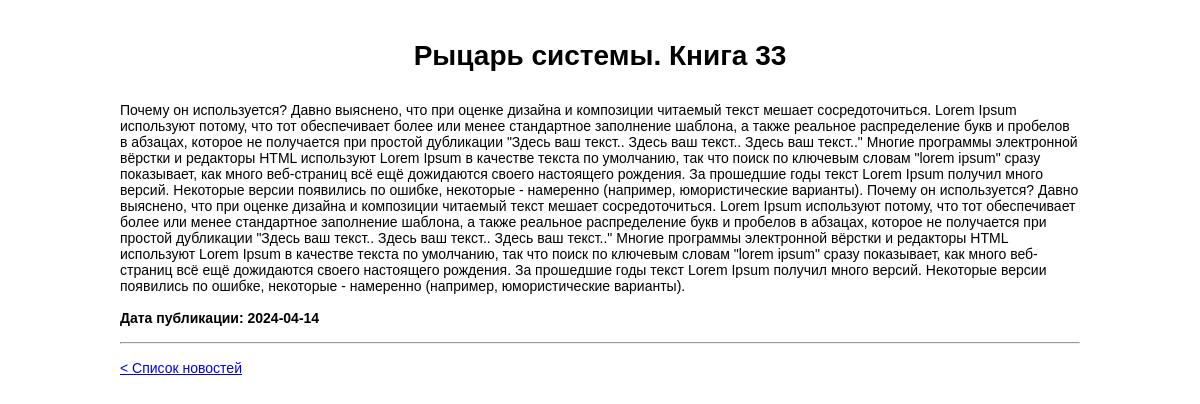
The app's page /reviews/5, older data.
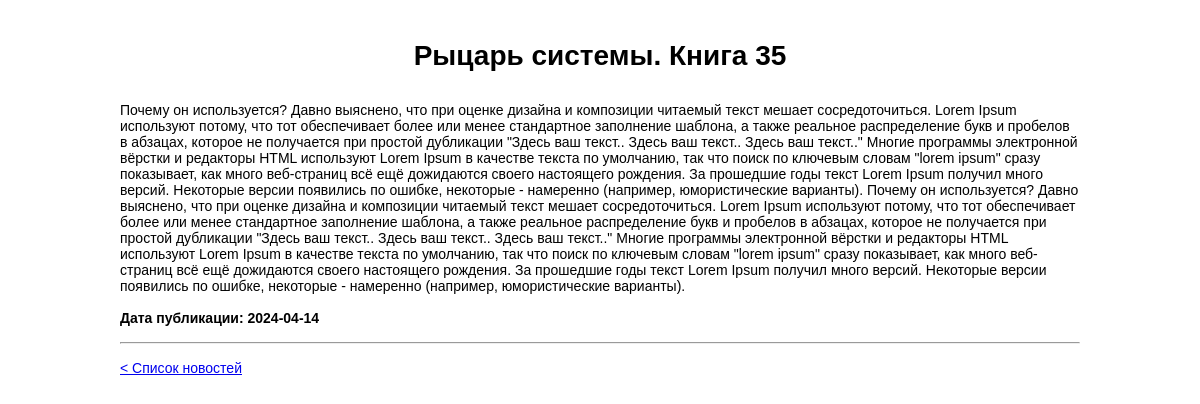
The same page, newer data.
### models.py (models this page shows)
class Review(db.Model):
    __tablename__ = 'reviews'
    id = db.Column(db.Integer, primary_key=True)
    title = db.Column(db.String(100), nullable=False)
    content = db.Column(db.Text, nullable=False)
    date = db.Column(db.Date, nullable=False)
    user_id = db.Column(db.Integer, db.ForeignKey('users.id'), nullable=False)

### app.py (the view)
@app.route('/reviews/<int:review_id>')
def get_post(review_id):
    review = Review.query.get_or_404(review_id)
    return render_template('single-review.html', review=review)

### templates/single-review.html (shortened to what this page needs)
{% extends "base.html" %}
{% block content %}
    <h1>{{ review.title }}</h1>
    <div>{{ review.content }}</div>
    <br>
    <div><b>Дата публикации: {{ review.date }}</b></div>
    <br>
    <hr>
    <br>
    <a href="/">< Список новостей</a>
    <br>
    <br>
    <br>
{% endblock %}

Row changes from the older to the newer data that the page shows:
changed Review: title "Рыцарь системы. Книга 33" → "Рыцарь системы. Книга 35"
